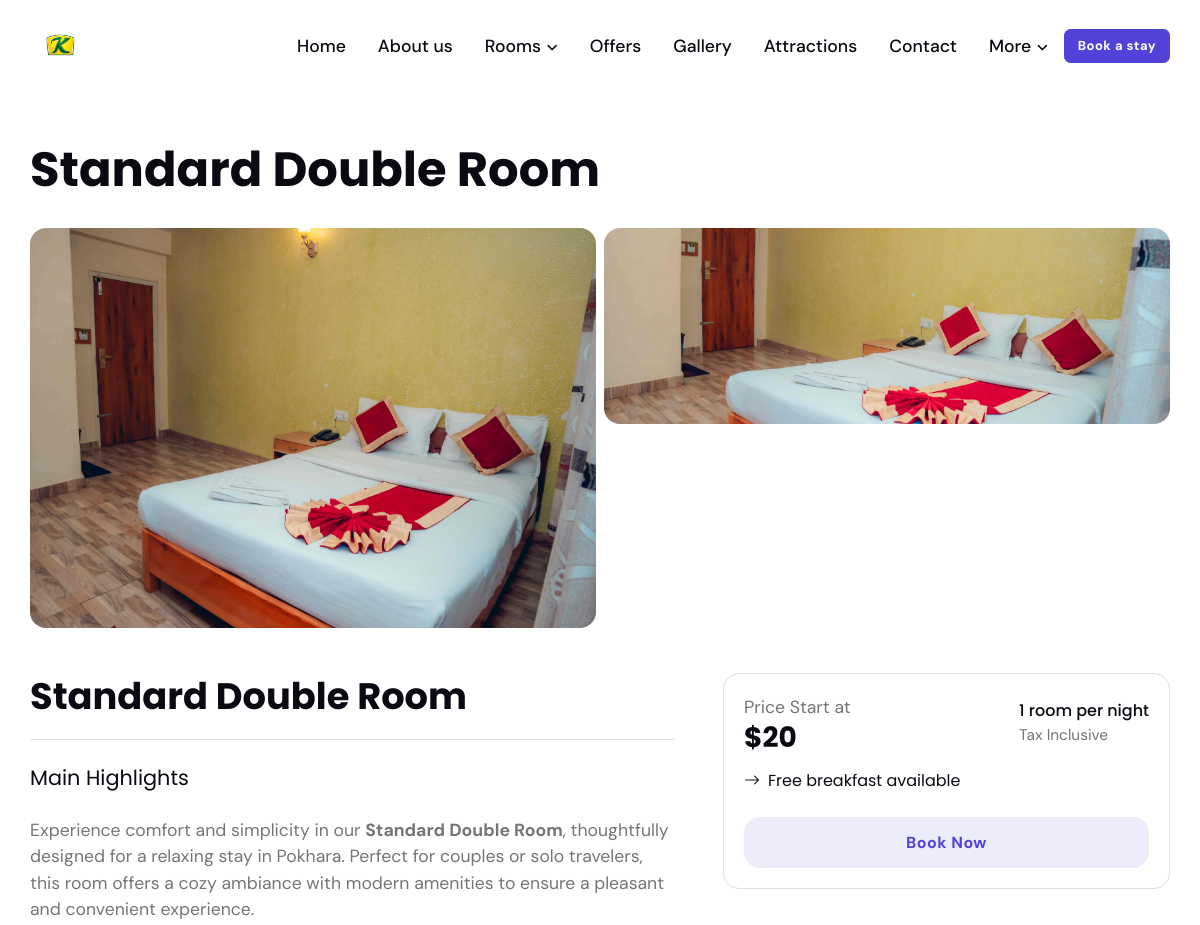
The page /rooms/standard-double-room/ (upper part) on the database as committed earlier.
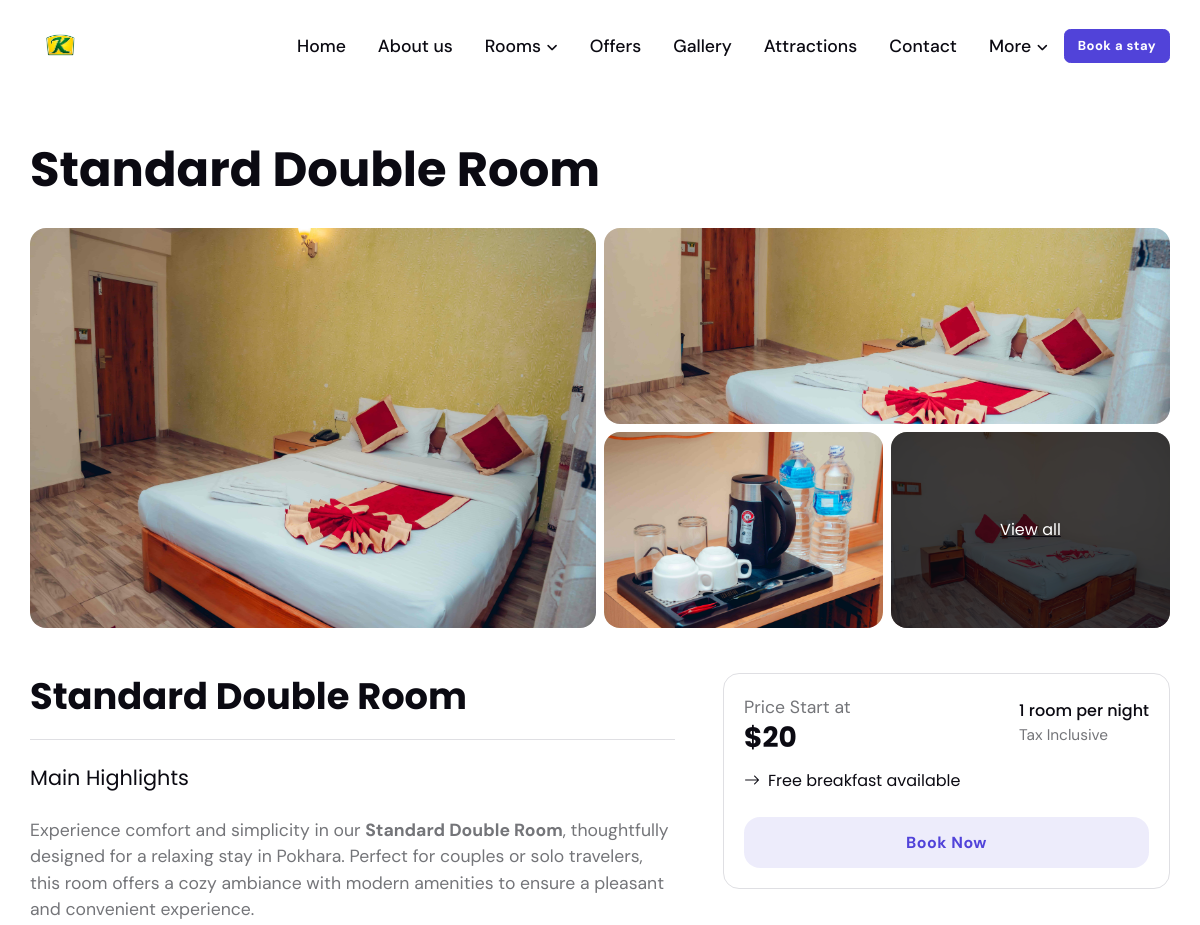
The same page on the database as committed later.
### settings/models.py (models this page shows, shortened)
class Logo(models.Model):
    name = models.CharField(max_length=255)
    logo = models.ImageField(
        upload_to='images', default='', blank=True, null=True)
    created_at = models.DateTimeField(auto_now_add=True)
    updated_at = models.DateTimeField(auto_now=True)
    class Meta:
        verbose_name = 'Logo'
        verbose_name_plural = 'Logo'

### core/models.py (models this page shows, shortened)
class Room(models.Model):
    title = models.CharField(max_length=255)
    slug = models.SlugField(max_length=255, unique=True, blank=True, null=True)
    image = models.ImageField(
        upload_to='rooms', blank=True, null=True, default="default.jpg")
    original_price_per_night = models.PositiveIntegerField(
        help_text='in USD', blank=True, null=True)
    price_per_night = models.PositiveIntegerField(help_text='in USD')
    no_of_bed = models.CharField(
        max_length=255, blank=True, null=True, help_text='eg. 2 single bed')
    room_size = models.CharField(max_length=255, help_text='172ft square')
    max_guests = models.CharField(max_length=255, help_text='eg. for 2 adults')
    amenities = models.ManyToManyField(Amenities, blank=True, null=True)
    description = CKEditor5Field(config_name='extends')
    is_available = models.BooleanField(default=True)
    is_active = models.BooleanField(default=True)
    created_at = models.DateTimeField(auto_now_add=True)
    updated_at = models.DateTimeField(auto_now=True)
    class Meta:
        verbose_name = 'Room'
        verbose_name_plural = 'Rooms'
    image_optimized = ImageSpecField(
        source='image',
        processors=[ResizeToFit(1200)],
        format='JPEG',
        options={'quality': 80}
    )
    image_webp = ImageSpecField(
        source='image',
        processors=[ResizeToFit(1200), Convert('WEBP')],
        format='WEBP',
        options={'quality': 80}
    )

class RoomGallery(models.Model):
    room = models.ForeignKey(Room, on_delete=models.CASCADE)
    title = models.CharField(max_length=255)
    image = models.ImageField(upload_to='room/gallery')
    created_at = models.DateTimeField(auto_now_add=True)
    updated_at = models.DateTimeField(auto_now=True)
    class Meta:
        verbose_name = 'Room Gallery'
        verbose_name_plural = 'Room Gallery'
    image_optimized = ImageSpecField(
        source='image',
        processors=[ResizeToFit(1200)],
        format='JPEG',
        options={'quality': 80}
    )
    image_webp = ImageSpecField(
        source='image',
        processors=[ResizeToFit(1200), Convert('WEBP')],
        format='WEBP',
        options={'quality': 80}
    )

### core/views.py (the view)
# urls.py: path('rooms/<slug:slug>/', views.room_detail, name="room-detail"),
def room_detail(request, slug):
    room = get_object_or_404(Room, slug=slug)
    gallery_images = RoomGallery.objects.filter(room=room)
    context = {
        'room': room,
        'gallery_images': gallery_images,
    }
    return render(request, 'room-detail.html', context)

### core/context_processor.py (called while the page is built)
def default(request):
    favicon = Favicon.objects.first()
    logo = Logo.objects.first()
    site_info = SiteInfo.objects.first()
    social_links = SocialLinks.objects.first()
    attractions = Attraction.objects.all().order_by('ordering')
    pages=Page.objects.all()
    otas=OTA.objects.all()
    rooms=Room.objects.all()
    return {
        'favicon': favicon,
        'logo': logo,
        'site_info': site_info,
        'social_links': social_links,
        'pages': pages,
        'otas':otas,
        'attractions': attractions,
        'rooms': rooms,
    }

### templates/room-detail.html (shortened to what this page needs)
{% extends "base.html" %} {% block content %}
<main>
  <section class="py-0 pt-sm-5">
    <div class="container position-relative">
      <div class="row mb-3">
        <div class="col-12">
          <div class="d-lg-flex justify-content-lg-between mb-1">
            <div class="mb-2 mb-lg-0">
              <h1 class="fs-2">{{ room.title }}</h1>
            </div>
          </div>
        </div>
      </div>
    </div>
  </section>
  <section class="card-grid pt-0">
    <div class="container">
      <div class="row g-2">
        {% with gallery_images as imgs %}
        {% if imgs|length > 0 %}
        <div class="col-md-6">
          <a
            data-glightbox
            data-gallery="gallery"
            href="{{ imgs.0.image.url }}"
          >
            <div
              class="card card-grid-lg card-element-hover card-overlay-hover overflow-hidden"
              style="background-image: url('{{ imgs.0.image.url }}'); background-position: center; background-size: cover;"
            >
            </div>
          </a>
        </div>
        {% endif %}
        <div class="col-md-6">
          <div class="row g-2">
            {% if imgs|length > 1 %}
            <div class="col-12">
              <a
                data-glightbox
                data-gallery="gallery"
                href="{{ imgs.1.image.url }}"
              >
                <div
                  class="card card-grid-sm card-element-hover card-overlay-hover overflow-hidden"
                  style="background-image: url('{{ imgs.1.image.url }}'); background-position: center; background-size: cover;"
                >
                </div>
              </a>
            </div>
            {% endif %}
            {% if imgs|length > 2 %}
            <div class="col-md-6">
              <a
                data-glightbox
                data-gallery="gallery"
                href="{{ imgs.2.image.url }}"
              >
                <div
                  class="card card-grid-sm card-element-hover card-overlay-hover overflow-hidden"
                  style="background-image: url('{{ imgs.2.image.url }}'); background-position: center; background-size: cover;"
                >
                </div>
              </a>
            </div>
            {% endif %}
            {% if imgs|length > 3 %}
            <div class="col-md-6">
              <div
                class="card card-grid-sm overflow-hidden"
                style="background-image: url('{{ imgs.3.image.url }}'); background-position: center; background-size: cover;"
              >
                <div class="bg-overlay bg-dark opacity-7"></div>
                <div class="card-img-overlay d-flex h-100 w-100">
                  <h6
                    class="card-title m-auto fw-light text-decoration-underline"
                  >
                    <a href="#" class="text-white">View all</a>
                  </h6>
                </div>
              </div>
            </div>
            {% endif %}
          </div>
        </div>
        {% endwith %}
      </div>
    </div>
  </section>
  <section class="pt-0">
    <div class="container" data-sticky-container>
      <div class="row g-4 g-xl-5">
        <div class="col-xl-7 order-1">
          <div class="vstack gap-5">
            <div class="card bg-transparent">
              <div class="card-header border-bottom bg-transparent px-0 pt-0">
                <h3 class="mb-0">{{ room.title }}</h3>
              </div>
              <div class="card-body pt-4 p-0">
                <h5 class="fw-light mb-4">Main Highlights</h5>
                <p class="mb-3">{{ room.description | safe }}</p>
              </div>
            </div>
          </div>
        </div>
        <aside class="col-xl-5 order-xl-2">
          <div data-sticky data-margin-top="100" data-sticky-for="1199">
            <div class="card card-body border">
              <div
                class="d-sm-flex justify-content-sm-between align-items-center mb-3"
              >
                <div>
                  <span>Price Start at</span>
                  <h4 class="card-title mb-0">${{ room.price_per_night}}</h4>
                </div>
                <div>
                  <h6 class="fw-normal mb-0">1 room per night</h6>
                  <small>Tax Inclusive</small>
                </div>
              </div>
              <p class="h6 fw-light mb-4">
                <i class="bi bi-arrow-right me-2"></i>Free breakfast available
              </p>
              <form action="{% url 'room-booking' %}" method="GET">
                <div class="d-grid">
                  <button
                    type="submit"
                    class="btn btn-lg btn-primary-soft mb-0"
                    >Book Now</button
                  >
                </div>
              </form>
            </div>
          </div>
        </aside>
      </div>
    </div>
  </section>
</main>
{% endblock content %}

### templates/base.html (shortened to what this page needs)
{% load static %}
<!doctype html>
<html lang="en">
  <head>
    <link
      rel="stylesheet"
      type="text/css"
      href="{% static 'assets/vendor/font-awesome/css/all.min.css' %}"
    />
    <link rel="stylesheet" type="text/css" href="{% static 'assets/vendor/splide-master/dist-old/css/splide.min.css' %}">
    <link
      rel="stylesheet"
      type="text/css"
      href="{% static 'assets/vendor/bootstrap-icons/bootstrap-icons.css' %}"
    />
    <link
      rel="stylesheet"
      type="text/css"
      href="{% static 'assets/vendor/tiny-slider/tiny-slider.css' %}"
    />
    <link
      rel="stylesheet"
      type="text/css"
      href="{% static 'assets/vendor/glightbox/css/glightbox.css' %}"
    />
    <link
      rel="stylesheet"
      type="text/css"
      href="{% static 'assets/vendor/flatpickr/css/flatpickr.min.css' %}"
    />
    <link
      rel="stylesheet"
      type="text/css"
      href="{% static 'assets/vendor/choices/css/choices.min.css' %}"
    />
    <link
      rel="stylesheet"
      type="text/css"
      href="{% static 'assets/css/style.css' %}"
    />
  </head>
  <body>
    <header class="navbar-light py-3">
      <nav class="navbar navbar-expand-lg">
        <div class="container d-block">
          <div class="row align-items-center">
            <div class="col-2">
              <a class="navbar-brand" href="/">
                <img
                  class="light-mode-item navbar-brand-item d-inline h-40px h-md-60px"
                  src="{{ logo.logo.url }}"
                  alt="{{ logo.title }}"
                />
              </a>
            </div>
            <div class="col-10">
              <div class="d-sm-flex align-items-center justify-content-end">
                <div class="navbar-collapse collapse" id="navbarCollapse">
                  <ul class="navbar-nav navbar-nav-scroll ms-auto">
                    <li class="nav-item">
                      <a class="nav-link" href="/">Home</a>
                    </li>
                    <li class="nav-item">
                      <a class="nav-link" href="{% url 'about' %}">About us</a>
                    </li>
                    <li class="nav-item dropdown">
                      <a
                        class="nav-link dropdown-toggle"
                        href="{% url 'rooms' %}"
                        id="pagesFacilities"
                        data-bs-toggle="dropdown"
                        aria-haspopup="true"
                        aria-expanded="false"
                        >Rooms</a
                      >
                    </li>
                    <li class="nav-item">
                      <a class="nav-link" href="{% url 'offer' %}">Offers</a>
                    </li>
                    <li class="nav-item">
                      <a class="nav-link" href="{% url 'gallery'%}">Gallery</a>
                    </li>
                    <li class="nav-item">
                      <a class="nav-link" href="{% url 'attraction'%}"
                        >Attractions</a
                      >
                    </li>
                    <li class="nav-item">
                      <a class="nav-link" href="{% url 'contact' %}">Contact</a>
                    </li>
                    <li class="nav-item dropdown">
                      <a
                        class="nav-link dropdown-toggle"
                        href="#"
                        id="pagesFacilities"
                        data-bs-toggle="dropdown"
                        aria-haspopup="true"
                        aria-expanded="false"
                        >More</a
                      >
                    </li>
                  </ul>
                </div>
                <div class="d-flex align-items-center justify-content-end">
                  <div class="nav-item dropdown form-control-bg-light">
                    <a
                      class="btn btn-sm btn-primary mb-0"
                      href="#"
                      role="button"
                      data-bs-toggle="dropdown"
                      aria-expanded="false"
                      data-bs-auto-close="outside"
                    >
                      Book a stay
                    </a>
                  </div>
                </div>
              </div>
            </div>
          </div>
        </div>
      </nav>
    </header>
    {% block content %} {% endblock %}
  </body>
</html>

Rows that differ between the two databases and show on the page:
added RoomGallery: image (picture)
added RoomGallery: image (picture)
Other text that changed with them:
text now shown: "View all"
